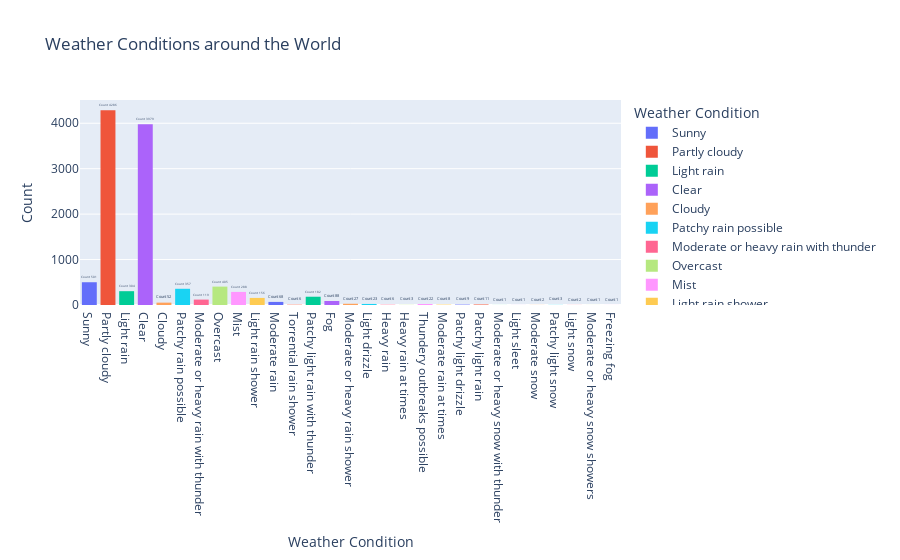

The notebook cell this image was saved under:
### Code cell
weather_conditions = px.histogram(df, x='condition_text', title='Weather Conditions around the World', color='condition_text')
weather_conditions.update_xaxes(title="Weather Condition")
weather_conditions.update_yaxes(title="Count")
weather_conditions.update_layout(legend_title_text="Weather Condition")

weather_conditions.update_traces(texttemplate="Count %{y:2f}", textposition="outside") # Adds count to bars, refer here: https://plotly.com/python/reference/bar/#bar-texttemplate

weather_conditions

### Figure 1 — Plotly figure (JSON) as saved in the notebook; plotly's stock layout.template omitted (floating-point values rounded to 4 significant figures; data arrays with more than 128 entries replaced by an {"elided": "..."} marker saying what was removed)
{"data": [{"alignmentgroup": "True", "bingroup": "x", "hovertemplate": "condition_text=%{x}<br>count=%{y}<extra></extra>", "legendgroup": "Sunny", "marker": {"color": "#636efa", "pattern": {"shape": ""}}, "name": "Sunny", "offsetgroup": "Sunny", "orientation": "v", "showlegend": true, "textposition": "outside", "texttemplate": "Count %{y:2f}", "type": "histogram", "x": {"elided": "501 str values"}, "xaxis": "x", "yaxis": "y"}, {"alignmentgroup": "True", "bingroup": "x", "hovertemplate": "condition_text=%{x}<br>count=%{y}<extra></extra>", "legendgroup": "Partly cloudy", "marker": {"color": "#EF553B", "pattern": {"shape": ""}}, "name": "Partly cloudy", "offsetgroup": "Partly cloudy", "orientation": "v", "showlegend": true, "textposition": "outside", "texttemplate": "Count %{y:2f}", "type": "histogram", "x": {"elided": "4286 str values"}, "xaxis": "x", "yaxis": "y"}, {"alignmentgroup": "True", "bingroup": "x", "hovertemplate": "condition_text=%{x}<br>count=%{y}<extra></extra>", "legendgroup": "Light rain", "marker": {"color": "#00cc96", "pattern": {"shape": ""}}, "name": "Light rain", "offsetgroup": "Light rain", "orientation": "v", "showlegend": true, "textposition": "outside", "texttemplate": "Count %{y:2f}", "type": "histogram", "x": {"elided": "304 str values"}, "xaxis": "x", "yaxis": "y"}, {"alignmentgroup": "True", "bingroup": "x", "hovertemplate": "condition_text=%{x}<br>count=%{y}<extra></extra>", "legendgroup": "Clear", "marker": {"color": "#ab63fa", "pattern": {"shape": ""}}, "name": "Clear", "offsetgroup": "Clear", "orientation": "v", "showlegend": true, "textposition": "outside", "texttemplate": "Count %{y:2f}", "type": "histogram", "x": {"elided": "3979 str values"}, "xaxis": "x", "yaxis": "y"}, {"alignmentgroup": "True", "bingroup": "x", "hovertemplate": "condition_text=%{x}<br>count=%{y}<extra></extra>", "legendgroup": "Cloudy", "marker": {"color": "#FFA15A", "pattern": {"shape": ""}}, "name": "Cloudy", "offsetgroup": "Cloudy", "orientation": "v", "showlegend": true, "textposition": "outside", "texttemplate": "Count %{y:2f}", "type": "histogram", "x": ["Cloudy", "Cloudy", "Cloudy", "Cloudy", "Cloudy", "Cloudy", "Cloudy", "Cloudy", "Cloudy", "Cloudy", "Cloudy", "Cloudy", "Cloudy", "Cloudy", "Cloudy", "Cloudy", "Cloudy", "Cloudy", "Cloudy", "Cloudy", "Cloudy", "Cloudy", "Cloudy", "Cloudy", "Cloudy", "Cloudy", "Cloudy", "Cloudy", "Cloudy", "Cloudy", "Cloudy", "Cloudy", "Cloudy", "Cloudy", "Cloudy", "Cloudy", "Cloudy", "Cloudy", "Cloudy", "Cloudy", "Cloudy", "Cloudy", "Cloudy", "Cloudy", "Cloudy", "Cloudy", "Cloudy", "Cloudy", "Cloudy", "Cloudy", "Cloudy", "Cloudy"], "xaxis": "x", "yaxis": "y"}, {"alignmentgroup": "True", "bingroup": "x", "hovertemplate": "condition_text=%{x}<br>count=%{y}<extra></extra>", "legendgroup": "Patchy rain possible", "marker": {"color": "#19d3f3", "pattern": {"shape": ""}}, "name": "Patchy rain possible", "offsetgroup": "Patchy rain possible", "orientation": "v", "showlegend": true, "textposition": "outside", "texttemplate": "Count %{y:2f}", "type": "histogram", "x": {"elided": "357 str values"}, "xaxis": "x", "yaxis": "y"}, {"alignmentgroup": "True", "bingroup": "x", "hovertemplate": "condition_text=%{x}<br>count=%{y}<extra></extra>", "legendgroup": "Moderate or heavy rain with thunder", "marker": {"color": "#FF6692", "pattern": {"shape": ""}}, "name": "Moderate or heavy rain with thunder", "offsetgroup": "Moderate or heavy rain with thunder", "orientation": "v", "showlegend": true, "textposition": "outside", "texttemplate": "Count %{y:2f}", "type": "histogram", "x": ["Moderate or heavy rain with thunder", "Moderate or heavy rain with thunder", "Moderate or heavy rain with thunder", "Moderate or heavy rain with thunder", "Moderate or heavy rain with thunder", "Moderate or heavy rain with thunder", "Moderate or heavy rain with thunder", "Moderate or heavy rain with thunder", "Moderate or heavy rain with thunder", "Moderate or heavy rain with thunder", "Moderate or heavy rain with thunder", "Moderate or heavy rain with thunder", "Moderate or heavy rain with thunder", "Moderate or heavy rain with thunder", "Moderate or heavy rain with thunder", "Moderate or heavy rain with thunder", "Moderate or heavy rain with thunder", "Moderate or heavy rain with thunder", "Moderate or heavy rain with thunder", "Moderate or heavy rain with thunder", "Moderate or heavy rain with thunder", "Moderate or heavy rain with thunder", "Moderate or heavy rain with thunder", "Moderate or heavy rain with thunder", "Moderate or heavy rain with thunder", "Moderate or heavy rain with thunder", "Moderate or heavy rain with thunder", "Moderate or heavy rain with thunder", "Moderate or heavy rain with thunder", "Moderate or heavy rain with thunder", "Moderate or heavy rain with thunder", "Moderate or heavy rain with thunder", "Moderate or heavy rain with thunder", "Moderate or heavy rain with thunder", "Moderate or heavy rain with thunder", "Moderate or heavy rain with thunder", "Moderate or heavy rain with thunder", "Moderate or heavy rain with thunder", "Moderate or heavy rain with thunder", "Moderate or heavy rain with thunder", "Moderate or heavy rain with thunder", "Moderate or heavy rain with thunder", "Moderate or heavy rain with thunder", "Moderate or heavy rain with thunder", "Moderate or heavy rain with thunder", "Moderate or heavy rain with thunder", "Moderate or heavy rain with thunder", "Moderate or heavy rain with thunder", "Moderate or heavy rain with thunder", "Moderate or heavy rain with thunder", "Moderate or heavy rain with thunder", "Moderate or heavy rain with thunder", "Moderate or heavy rain with thunder", "Moderate or heavy rain with thunder", "Moderate or heavy rain with thunder", "Moderate or heavy rain with thunder", "Moderate or heavy rain with thunder", "Moderate or heavy rain with thunder", "Moderate or heavy rain with thunder", "Moderate or heavy rain with thunder", "Moderate or heavy rain with thunder", "Moderate or heavy rain with thunder", "Moderate or heavy rain with thunder", "Moderate or heavy rain with thunder", "Moderate or heavy rain with thunder", "Moderate or heavy rain with thunder", "Moderate or heavy rain with thunder", "Moderate or heavy rain with thunder", "Moderate or heavy rain with thunder", "Moderate or heavy rain with thunder", "Moderate or heavy rain with thunder", "Moderate or heavy rain with thunder", "Moderate or heavy rain with thunder", "Moderate or heavy rain with thunder", "Moderate or heavy rain with thunder", "Moderate or heavy rain with thunder", "Moderate or heavy rain with thunder", "Moderate or heavy rain with thunder", "Moderate or heavy rain with thunder", "Moderate or heavy rain with thunder", "Moderate or heavy rain with thunder", "Moderate or heavy rain with thunder", "Moderate or heavy rain with thunder", "Moderate or heavy rain with thunder", "Moderate or heavy rain with thunder", "Moderate or heavy rain with thunder", "Moderate or heavy rain with thunder", "Moderate or heavy rain with thunder", "Moderate or heavy rain with thunder", "Moderate or heavy rain with thunder", "Moderate or heavy rain with thunder", "Moderate or heavy rain with thunder", "Moderate or heavy rain with thunder", "Moderate or heavy rain with thunder", "Moderate or heavy rain with thunder", "Moderate or heavy rain with thunder", "Moderate or heavy rain with thunder", "Moderate or heavy rain with thunder", "Moderate or heavy rain with thunder", "Moderate or heavy rain with thunder", "Moderate or heavy rain with thunder", "Moderate or heavy rain with thunder", "Moderate or heavy rain with thunder", "Moderate or heavy rain with thunder", "Moderate or heavy rain with thunder", "Moderate or heavy rain with thunder", "Moderate or heavy rain with thunder", "Moderate or heavy rain with thunder", "Moderate or heavy rain with thunder", "Moderate or heavy rain with thunder", "Moderate or heavy rain with thunder", "Moderate or heavy rain with thunder", "Moderate or heavy rain with thunder", "Moderate or heavy rain with thunder", "Moderate or heavy rain with thunder", "Moderate or heavy rain with thunder", "Moderate or heavy rain with thunder", "Moderate or heavy rain with thunder", "Moderate or heavy rain with thunder"], "xaxis": "x", "yaxis": "y"}, {"alignmentgroup": "True", "bingroup": "x", "hovertemplate": "condition_text=%{x}<br>count=%{y}<extra></extra>", "legendgroup": "Overcast", "marker": {"color": "#B6E880", "pattern": {"shape": ""}}, "name": "Overcast", "offsetgroup": "Overcast", "orientation": "v", "showlegend": true, "textposition": "outside", "texttemplate": "Count %{y:2f}", "type": "histogram", "x": {"elided": "405 str values"}, "xaxis": "x", "yaxis": "y"}, {"alignmentgroup": "True", "bingroup": "x", "hovertemplate": "condition_text=%{x}<br>count=%{y}<extra></extra>", "legendgroup": "Mist", "marker": {"color": "#FF97FF", "pattern": {"shape": ""}}, "name": "Mist", "offsetgroup": "Mist", "orientation": "v", "showlegend": true, "textposition": "outside", "texttemplate": "Count %{y:2f}", "type": "histogram", "x": {"elided": "288 str values"}, "xaxis": "x", "yaxis": "y"}, {"alignmentgroup": "True", "bingroup": "x", "hovertemplate": "condition_text=%{x}<br>count=%{y}<extra></extra>", "legendgroup": "Light rain shower", "marker": {"color": "#FECB52", "pattern": {"shape": ""}}, "name": "Light rain shower", "offsetgroup": "Light rain shower", "orientation": "v", "showlegend": true, "textposition": "outside", "texttemplate": "Count %{y:2f}", "type": "histogram", "x": {"elided": "156 str values"}, "xaxis": "x", "yaxis": "y"}, {"alignmentgroup": "True", "bingroup": "x", "hovertemplate": "condition_text=%{x}<br>count=%{y}<extra></extra>", "legendgroup": "Moderate rain", "marker": {"color": "#636efa", "pattern": {"shape": ""}}, "name": "Moderate rain", "offsetgroup": "Moderate rain", "orientation": "v", "showlegend": true, "textposition": "outside", "texttemplate": "Count %{y:2f}", "type": "histogram", "x": ["Moderate rain", "Moderate rain", "Moderate rain", "Moderate rain", "Moderate rain", "Moderate rain", "Moderate rain", "Moderate rain", "Moderate rain", "Moderate rain", "Moderate rain", "Moderate rain", "Moderate rain", "Moderate rain", "Moderate rain", "Moderate rain", "Moderate rain", "Moderate rain", "Moderate rain", "Moderate rain", "Moderate rain", "Moderate rain", "Moderate rain", "Moderate rain", "Moderate rain", "Moderate rain", "Moderate rain", "Moderate rain", "Moderate rain", "Moderate rain", "Moderate rain", "Moderate rain", "Moderate rain", "Moderate rain", "Moderate rain", "Moderate rain", "Moderate rain", "Moderate rain", "Moderate rain", "Moderate rain", "Moderate rain", "Moderate rain", "Moderate rain", "Moderate rain", "Moderate rain", "Moderate rain", "Moderate rain", "Moderate rain", "Moderate rain", "Moderate rain", "Moderate rain", "Moderate rain", "Moderate rain", "Moderate rain", "Moderate rain", "Moderate rain", "Moderate rain", "Moderate rain", "Moderate rain", "Moderate rain", "Moderate rain", "Moderate rain", "Moderate rain", "Moderate rain", "Moderate rain", "Moderate rain", "Moderate rain", "Moderate rain"], "xaxis": "x", "yaxis": "y"}, {"alignmentgroup": "True", "bingroup": "x", "hovertemplate": "condition_text=%{x}<br>count=%{y}<extra></extra>", "legendgroup": "Torrential rain shower", "marker": {"color": "#EF553B", "pattern": {"shape": ""}}, "name": "Torrential rain shower", "offsetgroup": "Torrential rain shower", "orientation": "v", "showlegend": true, "textposition": "outside", "texttemplate": "Count %{y:2f}", "type": "histogram", "x": ["Torrential rain shower", "Torrential rain shower", "Torrential rain shower", "Torrential rain shower", "Torrential rain shower", "Torrential rain shower"], "xaxis": "x", "yaxis": "y"}, {"alignmentgroup": "True", "bingroup": "x", "hovertemplate": "condition_text=%{x}<br>count=%{y}<extra></extra>", "legendgroup": "Patchy light rain with thunder", "marker": {"color": "#00cc96", "pattern": {"shape": ""}}, "name": "Patchy light rain with thunder", "offsetgroup": "Patchy light rain with thunder", "orientation": "v", "showlegend": true, "textposition": "outside", "texttemplate": "Count %{y:2f}", "type": "histogram", "x": {"elided": "182 str values"}, "xaxis": "x", "yaxis": "y"}, {"alignmentgroup": "True", "bingroup": "x", "hovertemplate": "condition_text=%{x}<br>count=%{y}<extra></extra>", "legendgroup": "Fog", "marker": {"color": "#ab63fa", "pattern": {"shape": ""}}, "name": "Fog", "offsetgroup": "Fog", "orientation": "v", "showlegend": true, "textposition": "outside", "texttemplate": "Count %{y:2f}", "type": "histogram", "x": ["Fog", "Fog", "Fog", "Fog", "Fog", "Fog", "Fog", "Fog", "Fog", "Fog", "Fog", "Fog", "Fog", "Fog", "Fog", "Fog", "Fog", "Fog", "Fog", "Fog", "Fog", "Fog", "Fog", "Fog", "Fog", "Fog", "Fog", "Fog", "Fog", "Fog", "Fog", "Fog", "Fog", "Fog", "Fog", "Fog", "Fog", "Fog", "Fog", "Fog", "Fog", "Fog", "Fog", "Fog", "Fog", "Fog", "Fog", "Fog", "Fog", "Fog", "Fog", "Fog", "Fog", "Fog", "Fog", "Fog", "Fog", "Fog", "Fog", "Fog", "Fog", "Fog", "Fog", "Fog", "Fog", "Fog", "Fog", "Fog", "Fog", "Fog", "Fog", "Fog", "Fog", "Fog", "Fog", "Fog", "Fog", "Fog", "Fog", "Fog", "Fog", "Fog", "Fog", "Fog", "Fog", "Fog", "Fog", "Fog"], "xaxis": "x", "yaxis": "y"}, {"alignmentgroup": "True", "bingroup": "x", "hovertemplate": "condition_text=%{x}<br>count=%{y}<extra></extra>", "legendgroup": "Moderate or heavy rain shower", "marker": {"color": "#FFA15A", "pattern": {"shape": ""}}, "name": "Moderate or heavy rain shower", "offsetgroup": "Moderate or heavy rain shower", "orientation": "v", "showlegend": true, "textposition": "outside", "texttemplate": "Count %{y:2f}", "type": "histogram", "x": ["Moderate or heavy rain shower", "Moderate or heavy rain shower", "Moderate or heavy rain shower", "Moderate or heavy rain shower", "Moderate or heavy rain shower", "Moderate or heavy rain shower", "Moderate or heavy rain shower", "Moderate or heavy rain shower", "Moderate or heavy rain shower", "Moderate or heavy rain shower", "Moderate or heavy rain shower", "Moderate or heavy rain shower", "Moderate or heavy rain shower", "Moderate or heavy rain shower", "Moderate or heavy rain shower", "Moderate or heavy rain shower", "Moderate or heavy rain shower", "Moderate or heavy rain shower", "Moderate or heavy rain shower", "Moderate or heavy rain shower", "Moderate or heavy rain shower", "Moderate or heavy rain shower", "Moderate or heavy rain shower", "Moderate or heavy rain shower", "Moderate or heavy rain shower", "Moderate or heavy rain shower", "Moderate or heavy rain shower"], "xaxis": "x", "yaxis": "y"}, {"alignmentgroup": "True", "bingroup": "x", "hovertemplate": "condition_text=%{x}<br>count=%{y}<extra></extra>", "legendgroup": "Light drizzle", "marker": {"color": "#19d3f3", "pattern": {"shape": ""}}, "name": "Light drizzle", "offsetgroup": "Light drizzle", "orientation": "v", "showlegend": true, "textposition": "outside", "texttemplate": "Count %{y:2f}", "type": "histogram", "x": ["Light drizzle", "Light drizzle", "Light drizzle", "Light drizzle", "Light drizzle", "Light drizzle", "Light drizzle", "Light drizzle", "Light drizzle", "Light drizzle", "Light drizzle", "Light drizzle", "Light drizzle", "Light drizzle", "Light drizzle", "Light drizzle", "Light drizzle", "Light drizzle", "Light drizzle", "Light drizzle", "Light drizzle", "Light drizzle", "Light drizzle"], "xaxis": "x", "yaxis": "y"}, {"alignmentgroup": "True", "bingroup": "x", "hovertemplate": "condition_text=%{x}<br>count=%{y}<extra></extra>", "legendgroup": "Heavy rain", "marker": {"color": "#FF6692", "pattern": {"shape": ""}}, "name": "Heavy rain", "offsetgroup": "Heavy rain", "orientation": "v", "showlegend": true, "textposition": "outside", "texttemplate": "Count %{y:2f}", "type": "histogram", "x": ["Heavy rain", "Heavy rain", "Heavy rain", "Heavy rain", "Heavy rain", "Heavy rain"], "xaxis": "x", "yaxis": "y"}, {"alignmentgroup": "True", "bingroup": "x", "hovertemplate": "condition_text=%{x}<br>count=%{y}<extra></extra>", "legendgroup": "Heavy rain at times", "marker": {"color": "#B6E880", "pattern": {"shape": ""}}, "name": "Heavy rain at times", "offsetgroup": "Heavy rain at times", "orientation": "v", "showlegend": true, "textposition": "outside", "texttemplate": "Count %{y:2f}", "type": "histogram", "x": ["Heavy rain at times", "Heavy rain at times", "Heavy rain at times"], "xaxis": "x", "yaxis": "y"}, {"alignmentgroup": "True", "bingroup": "x", "hovertemplate": "condition_text=%{x}<br>count=%{y}<extra></extra>", "legendgroup": "Thundery outbreaks possible", "marker": {"color": "#FF97FF", "pattern": {"shape": ""}}, "name": "Thundery outbreaks possible", "offsetgroup": "Thundery outbreaks possible", "orientation": "v", "showlegend": true, "textposition": "outside", "texttemplate": "Count %{y:2f}", "type": "histogram", "x": ["Thundery outbreaks possible", "Thundery outbreaks possible", "Thundery outbreaks possible", "Thundery outbreaks possible", "Thundery outbreaks possible", "Thundery outbreaks possible", "Thundery outbreaks possible", "Thundery outbreaks possible", "Thundery outbreaks possible", "Thundery outbreaks possible", "Thundery outbreaks possible", "Thundery outbreaks possible", "Thundery outbreaks possible", "Thundery outbreaks possible", "Thundery outbreaks possible", "Thundery outbreaks possible", "Thundery outbreaks possible", "Thundery outbreaks possible", "Thundery outbreaks possible", "Thundery outbreaks possible", "Thundery outbreaks possible", "Thundery outbreaks possible"], "xaxis": "x", "yaxis": "y"}, {"alignmentgroup": "True", "bingroup": "x", "hovertemplate": "condition_text=%{x}<br>count=%{y}<extra></extra>", "legendgroup": "Moderate rain at times", "marker": {"color": "#FECB52", "pattern": {"shape": ""}}, "name": "Moderate rain at times", "offsetgroup": "Moderate rain at times", "orientation": "v", "showlegend": true, "textposition": "outside", "texttemplate": "Count %{y:2f}", "type": "histogram", "x": ["Moderate rain at times", "Moderate rain at times", "Moderate rain at times", "Moderate rain at times", "Moderate rain at times", "Moderate rain at times", "Moderate rain at times", "Moderate rain at times"], "xaxis": "x", "yaxis": "y"}, {"alignmentgroup": "True", "bingroup": "x", "hovertemplate": "condition_text=%{x}<br>count=%{y}<extra></extra>", "legendgroup": "Patchy light drizzle", "marker": {"color": "#636efa", "pattern": {"shape": ""}}, "name": "Patchy light drizzle", "offsetgroup": "Patchy light drizzle", "orientation": "v", "showlegend": true, "textposition": "outside", "texttemplate": "Count %{y:2f}", "type": "histogram", "x": ["Patchy light drizzle", "Patchy light drizzle", "Patchy light drizzle", "Patchy light drizzle", "Patchy light drizzle", "Patchy light drizzle", "Patchy light drizzle", "Patchy light drizzle", "Patchy light drizzle"], "xaxis": "x", "yaxis": "y"}, {"alignmentgroup": "True", "bingroup": "x", "hovertemplate": "condition_text=%{x}<br>count=%{y}<extra></extra>", "legendgroup": "Patchy light rain", "marker": {"color": "#EF553B", "pattern": {"shape": ""}}, "name": "Patchy light rain", "offsetgroup": "Patchy light rain", "orientation": "v", "showlegend": true, "textposition": "outside", "texttemplate": "Count %{y:2f}", "type": "histogram", "x": ["Patchy light rain", "Patchy light rain", "Patchy light rain", "Patchy light rain", "Patchy light rain", "Patchy light rain", "Patchy light rain", "Patchy light rain", "Patchy light rain", "Patchy light rain", "Patchy light rain"], "xaxis": "x", "yaxis": "y"}, {"alignmentgroup": "True", "bingroup": "x", "hovertemplate": "condition_text=%{x}<br>count=%{y}<extra></extra>", "legendgroup": "Moderate or heavy snow with thunder", "marker": {"color": "#00cc96", "pattern": {"shape": ""}}, "name": "Moderate or heavy snow with thunder", "offsetgroup": "Moderate or heavy snow with thunder", "orientation": "v", "showlegend": true, "textposition": "outside", "texttemplate": "Count %{y:2f}", "type": "histogram", "x": ["Moderate or heavy snow with thunder"], "xaxis": "x", "yaxis": "y"}, {"alignmentgroup": "True", "bingroup": "x", "hovertemplate": "condition_text=%{x}<br>count=%{y}<extra></extra>", "legendgroup": "Light sleet", "marker": {"color": "#ab63fa", "pattern": {"shape": ""}}, "name": "Light sleet", "offsetgroup": "Light sleet", "orientation": "v", "showlegend": true, "textposition": "outside", "texttemplate": "Count %{y:2f}", "type": "histogram", "x": ["Light sleet"], "xaxis": "x", "yaxis": "y"}, {"alignmentgroup": "True", "bingroup": "x", "hovertemplate": "condition_text=%{x}<br>count=%{y}<extra></extra>", "legendgroup": "Moderate snow", "marker": {"color": "#FFA15A", "pattern": {"shape": ""}}, "name": "Moderate snow", "offsetgroup": "Moderate snow", "orientation": "v", "showlegend": true, "textposition": "outside", "texttemplate": "Count %{y:2f}", "type": "histogram", "x": ["Moderate snow", "Moderate snow"], "xaxis": "x", "yaxis": "y"}, {"alignmentgroup": "True", "bingroup": "x", "hovertemplate": "condition_text=%{x}<br>count=%{y}<extra></extra>", "legendgroup": "Patchy light snow", "marker": {"color": "#19d3f3", "pattern": {"shape": ""}}, "name": "Patchy light snow", "offsetgroup": "Patchy light snow", "orientation": "v", "showlegend": true, "textposition": "outside", "texttemplate": "Count %{y:2f}", "type": "histogram", "x": ["Patchy light snow", "Patchy light snow", "Patchy light snow"], "xaxis": "x", "yaxis": "y"}, {"alignmentgroup": "True", "bingroup": "x", "hovertemplate": "condition_text=%{x}<br>count=%{y}<extra></extra>", "legendgroup": "Light snow", "marker": {"color": "#FF6692", "pattern": {"shape": ""}}, "name": "Light snow", "offsetgroup": "Light snow", "orientation": "v", "showlegend": true, "textposition": "outside", "texttemplate": "Count %{y:2f}", "type": "histogram", "x": ["Light snow", "Light snow"], "xaxis": "x", "yaxis": "y"}, {"alignmentgroup": "True", "bingroup": "x", "hovertemplate": "condition_text=%{x}<br>count=%{y}<extra></extra>", "legendgroup": "Moderate or heavy snow showers", "marker": {"color": "#B6E880", "pattern": {"shape": ""}}, "name": "Moderate or heavy snow showers", "offsetgroup": "Moderate or heavy snow showers", "orientation": "v", "showlegend": true, "textposition": "outside", "texttemplate": "Count %{y:2f}", "type": "histogram", "x": ["Moderate or heavy snow showers"], "xaxis": "x", "yaxis": "y"}, {"alignmentgroup": "True", "bingroup": "x", "hovertemplate": "condition_text=%{x}<br>count=%{y}<extra></extra>", "legendgroup": "Freezing fog", "marker": {"color": "#FF97FF", "pattern": {"shape": ""}}, "name": "Freezing fog", "offsetgroup": "Freezing fog", "orientation": "v", "showlegend": true, "textposition": "outside", "texttemplate": "Count %{y:2f}", "type": "histogram", "x": ["Freezing fog"], "xaxis": "x", "yaxis": "y"}], "layout": {"barmode": "relative", "legend": {"title": {"text": "Weather Condition"}, "tracegroupgap": 0}, "title": {"text": "Weather Conditions around the World"}, "xaxis": {"anchor": "y", "categoryarray": ["Sunny", "Partly cloudy", "Light rain", "Clear", "Cloudy", "Patchy rain possible", "Moderate or heavy rain with thunder", "Overcast", "Mist", "Light rain shower", "Moderate rain", "Torrential rain shower", "Patchy light rain with thunder", "Fog", "Moderate or heavy rain shower", "Light drizzle", "Heavy rain", "Heavy rain at times", "Thundery outbreaks possible", "Moderate rain at times", "Patchy light drizzle", "Patchy light rain", "Moderate or heavy snow with thunder", "Light sleet", "Moderate snow", "Patchy light snow", "Light snow", "Moderate or heavy snow showers", "Freezing fog"], "categoryorder": "array", "domain": [0, 1], "title": {"text": "Weather Condition"}}, "yaxis": {"anchor": "x", "domain": [0, 1], "title": {"text": "Count"}}}}
